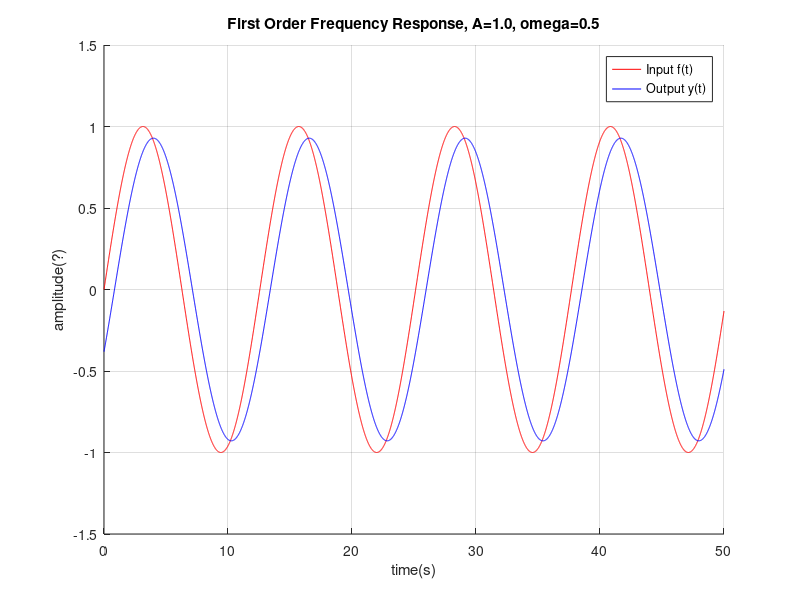

Recreate this plot in MATLAB.
% ME3050 - Spring 2020 Tennessee Technological University
% Tristan Hill - 04/19/2020
clear variables;clc;close all

% define the system parameters
m=20;c=25;
tau=m/c;

% define the amplitude input frequency and
A=1;omega=1/2;

% calculate the magnitude ratio
M=1/sqrt(1+omega^2*tau^2);
phi=-tan(omega*tau);

%consider a range of time values
dt=0.01;tstop=50;
time=0:dt:tstop;
 
%calculate the input and response curves
fin=A*sin(omega*time);
yout=M*A*sin(omega*time+phi);

% show the results in a figure
figure(1);hold on
plot(time,fin,'r');plot(time,yout,'b')
str=sprintf('First Order Frequency Response, A=%.1f, omega=%.1f',A,omega);
title(str);xlabel('time(s)');ylabel('amplitude(?)')
legend('Input f(t)','Output y(t)')
axis([0 tstop -1.5 1.5]);grid on 